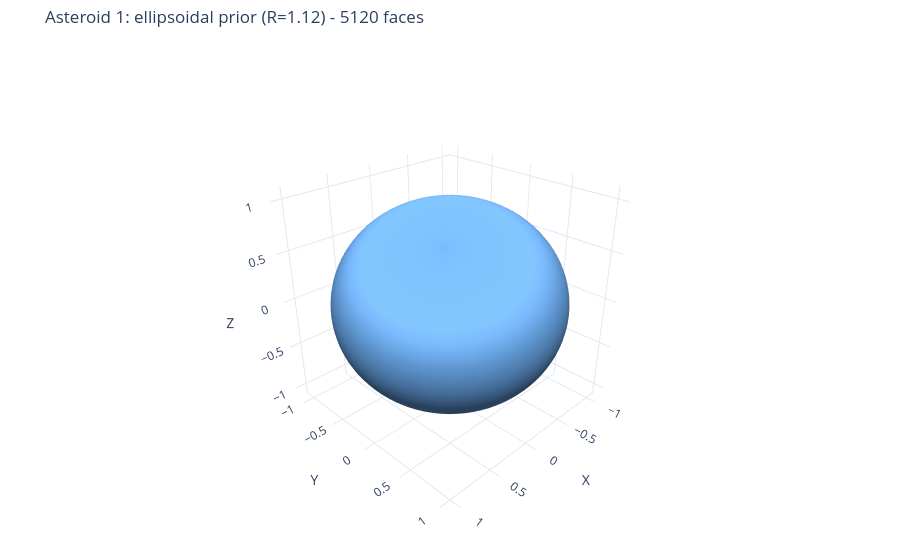

The notebook cell saved with this chart:
### Markdown cell above
## 1) Mesh Initialization


Theory: The initial shape prior is a geodesic icosphere scaled into an ellipsoid with semi-axes $(R, R, 1)$, matching the HAC cylinder constraint $D(0,R) \times [-1,1]$. This provides a physically valid starting mesh and fixed topology for deformation.


Implementation and test goals:


- Build the icosphere with configurable subdivision level $N$.


- Scale vertices by $(R, R, 1)$.


- Plot the mesh.


- Assert that radial and vertical bounds satisfy the cylinder prior.

### Code cell
ASTEROID_ID = 1
N_SUBDIVISIONS = 4

prior_bundle = create_ellipsoidal_prior_mesh(
    asteroid_id=ASTEROID_ID,
    subdivisions=N_SUBDIVISIONS,
    device=device,
 )

R_CYLINDER = prior_bundle["R_CYLINDER"]
normals = prior_bundle["normals"]
sigma = prior_bundle["sigma"]
n_facets = prior_bundle["n_facets"]
radial_max = prior_bundle["radial_max"]
z_min = prior_bundle["z_min"]
z_max = prior_bundle["z_max"]

prior_vertices_np = prior_bundle["prior_vertices_np"]
prior_faces_np = prior_bundle["prior_faces_np"]
prior_vertices_t = prior_bundle["prior_vertices_t"]
prior_faces_t = prior_bundle["prior_faces_t"]
prior_edges_np = prior_bundle["prior_edges_np"]
prior_edge_index_np = prior_bundle["prior_edge_index_np"]
prior_edges_t = prior_bundle["prior_edges_t"]
prior_edge_index_t = prior_bundle["prior_edge_index_t"]
prior_vertex_neighbors = prior_bundle["prior_vertex_neighbors"]
prior_vertices_batch = prior_bundle["prior_vertices_batch"]

print(f"Ellipsoidal prior (R={R_CYLINDER}): {len(prior_vertices_np)} vertices, {n_facets} faces")
print(f"Total surface area: {sigma.sum():.4f}")
print(
    f"Vertex ranges - x: [{prior_vertices_np[:,0].min():.3f}, {prior_vertices_np[:,0].max():.3f}]  "
    f"y: [{prior_vertices_np[:,1].min():.3f}, {prior_vertices_np[:,1].max():.3f}]  "
    f"z: [{prior_vertices_np[:,2].min():.3f}, {prior_vertices_np[:,2].max():.3f}]"
)

assert radial_max <= R_CYLINDER + 1e-4, "Radial extent violates cylinder bound."
assert z_min >= -1.0 - 1e-4 and z_max <= 1.0 + 1e-4, "z extent violates [-1, 1]."
print("Step 1 test passed: mesh bounds satisfy cylinder constraint.")

# Interactive rotatable 3D mesh (same utility as inr_forward_train.ipynb).
fig_prior = plot_interactive_mesh(
    vertices=prior_vertices_np,
    faces=prior_faces_np,
    title=f"Asteroid {ASTEROID_ID}: ellipsoidal prior (R={R_CYLINDER}) - {n_facets} faces",
    mesh_color="#73b7ff",
    show_edges=False,
)
fig_prior.show()

print(f"Prior tensor shape: {prior_vertices_batch.shape}, faces shape: {prior_faces_t.shape}")

### Figure 1 — Plotly figure (JSON) as saved in the notebook; plotly's stock layout.template omitted (floating-point values rounded to 4 significant figures; data arrays with more than 128 entries replaced by an {"elided": "..."} marker saying what was removed)
{"data": [{"color": "#73b7ff", "flatshading": false, "hovertemplate": "x=%{x:.3f}<br>y=%{y:.3f}<br>z=%{z:.3f}<extra></extra>", "i": {"elided": "5120 int values"}, "j": {"elided": "5120 int values"}, "k": {"elided": "5120 int values"}, "lighting": {"ambient": 0.35, "diffuse": 0.8, "fresnel": 0.12, "roughness": 0.7, "specular": 0.35}, "lightposition": {"x": 120, "y": 200, "z": 80}, "opacity": 1, "showscale": false, "type": "mesh3d", "x": {"elided": "2562 float values"}, "y": {"elided": "2562 float values"}, "z": {"elided": "2562 float values"}}], "layout": {"margin": {"b": 0, "l": 0, "r": 0, "t": 45}, "scene": {"aspectmode": "manual", "aspectratio": {"x": 1, "y": 1, "z": 1}, "camera": {"eye": {"x": 1.65, "y": 1.65, "z": 1.25}, "projection": {"type": "perspective"}}, "xaxis": {"range": [-1.12, 1.12], "showspikes": false, "title": {"text": "X"}}, "yaxis": {"range": [-1.12, 1.12], "showspikes": false, "title": {"text": "Y"}}, "zaxis": {"range": [-1.12, 1.12], "showspikes": false, "title": {"text": "Z"}}}, "title": {"text": "Asteroid 1: ellipsoidal prior (R=1.12) - 5120 faces"}}}
